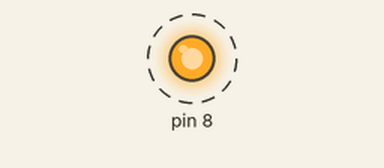
This program was run on a simulated Raspberry Pi (header pin numbers). Shown: output pins drawn as LEDs (lit = HIGH). Dashed ring = blinking.

Above: at 0.5 s.
Timing chart, 0 to 4.6 s (numbered marks = the images above):
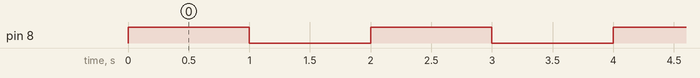

Measured:
- by itself, pin 8: alternates HIGH for 1.0 s and LOW for 1.0 s

The program:

test2.py
```python
import RPi.GPIO as GPIO
import time
 # use BCM pin
GPIO.setmode(GPIO.BOARD) # use board pin numbering (use this one for board)
GPIO.setup(8, GPIO.OUT)


while True:
	GPIO.output(8,1)
	time.sleep(1)
	GPIO.output(8,0)
	time.sleep(1)
```
